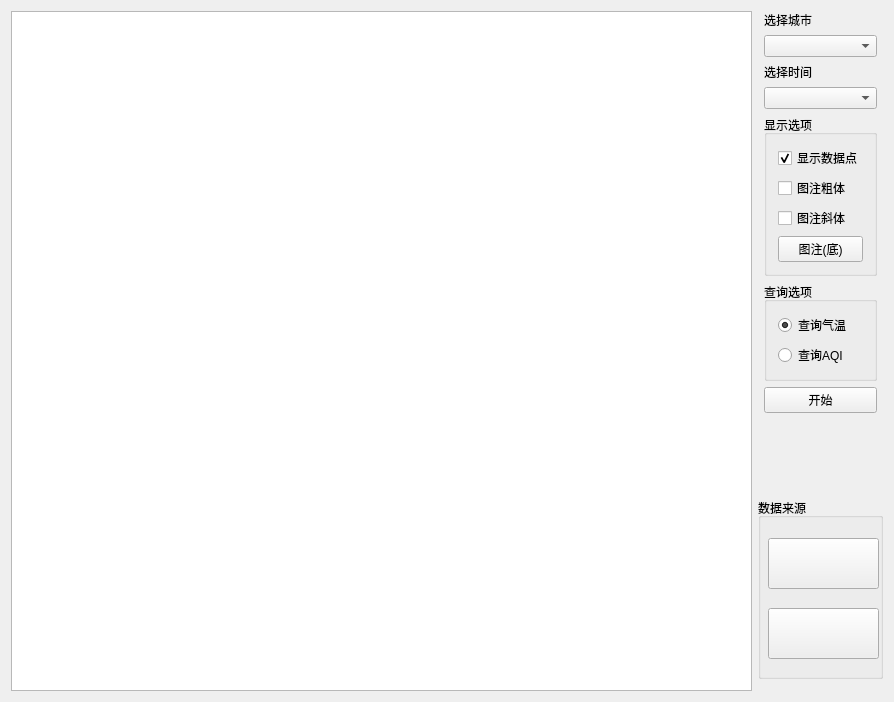
<?xml version="1.0" encoding="UTF-8"?>
<ui version="4.0">
 <class>mainWidget</class>
 <widget class="QWidget" name="mainWidget">
  <property name="geometry">
   <rect>
    <x>0</x>
    <y>0</y>
    <width>894</width>
    <height>702</height>
   </rect>
  </property>
  <property name="windowTitle">
   <string>实验三 网络数据获取与显示</string>
  </property>
  <layout class="QGridLayout" name="gridLayout_2">
   <item row="7" column="3">
    <spacer name="verticalSpacer">
     <property name="orientation">
      <enum>Qt::Vertical</enum>
     </property>
     <property name="sizeType">
      <enum>QSizePolicy::Expanding</enum>
     </property>
     <property name="sizeHint" stdset="0">
      <size>
       <width>1</width>
       <height>0</height>
      </size>
     </property>
    </spacer>
   </item>
   <item row="1" column="3">
    <widget class="QComboBox" name="comboCity"/>
   </item>
   <item row="6" column="3">
    <widget class="QPushButton" name="btnStart">
     <property name="sizePolicy">
      <sizepolicy hsizetype="Preferred" vsizetype="Fixed">
       <horstretch>0</horstretch>
       <verstretch>0</verstretch>
      </sizepolicy>
     </property>
     <property name="text">
      <string>开始</string>
     </property>
    </widget>
   </item>
   <item row="2" column="3">
    <widget class="QLabel" name="date">
     <property name="text">
      <string>选择时间</string>
     </property>
    </widget>
   </item>
   <item row="0" column="0" rowspan="11">
    <widget class="QtCharts::QChartView" name="chartview"/>
   </item>
   <item row="0" column="3">
    <widget class="QLabel" name="city">
     <property name="text">
      <string>选择城市</string>
     </property>
    </widget>
   </item>
   <item row="3" column="3">
    <widget class="QComboBox" name="comboMonth"/>
   </item>
   <item row="4" column="3">
    <widget class="QGroupBox" name="groupBox">
     <property name="title">
      <string>显示选项 </string>
     </property>
     <layout class="QVBoxLayout" name="verticalLayout_2">
      <item>
       <widget class="QCheckBox" name="cbShowPoint">
        <property name="text">
         <string>显示数据点</string>
        </property>
        <property name="checked">
         <bool>true</bool>
        </property>
       </widget>
      </item>
      <item>
       <widget class="QCheckBox" name="cbLegendBold">
        <property name="text">
         <string>图注粗体</string>
        </property>
       </widget>
      </item>
      <item>
       <widget class="QCheckBox" name="cbLegendItalic">
        <property name="text">
         <string>图注斜体</string>
        </property>
       </widget>
      </item>
      <item>
       <widget class="QPushButton" name="btnLegendAlign">
        <property name="text">
         <string>图注(底)</string>
        </property>
       </widget>
      </item>
     </layout>
    </widget>
   </item>
   <item row="5" column="3">
    <widget class="QGroupBox" name="groupBox_2">
     <property name="title">
      <string>查询选项</string>
     </property>
     <layout class="QGridLayout" name="gridLayout">
      <item row="1" column="0">
       <widget class="QRadioButton" name="btnAQI">
        <property name="acceptDrops">
         <bool>false</bool>
        </property>
        <property name="text">
         <string>查询AQI</string>
        </property>
        <property name="checked">
         <bool>false</bool>
        </property>
       </widget>
      </item>
      <item row="0" column="0">
       <widget class="QRadioButton" name="btnWeather">
        <property name="text">
         <string>查询气温</string>
        </property>
        <property name="checked">
         <bool>true</bool>
        </property>
       </widget>
      </item>
     </layout>
    </widget>
   </item>
   <item row="8" column="2" colspan="3">
    <widget class="QGroupBox" name="groupBox_3">
     <property name="minimumSize">
      <size>
       <width>115</width>
       <height>181</height>
      </size>
     </property>
     <property name="maximumSize">
      <size>
       <width>16777213</width>
       <height>16777215</height>
      </size>
     </property>
     <property name="title">
      <string>数据来源</string>
     </property>
     <widget class="QPushButton" name="pushButton">
      <property name="geometry">
       <rect>
        <x>10</x>
        <y>40</y>
        <width>111</width>
        <height>51</height>
       </rect>
      </property>
      <property name="minimumSize">
       <size>
        <width>111</width>
        <height>51</height>
       </size>
      </property>
      <property name="maximumSize">
       <size>
        <width>111</width>
        <height>51</height>
       </size>
      </property>
      <property name="styleSheet">
       <string notr="true">border-image: url(:/new/prefix1/docs/images/logo_210.gif);</string>
      </property>
      <property name="text">
       <string/>
      </property>
     </widget>
     <widget class="QPushButton" name="pushButton_2">
      <property name="geometry">
       <rect>
        <x>10</x>
        <y>110</y>
        <width>111</width>
        <height>51</height>
       </rect>
      </property>
      <property name="minimumSize">
       <size>
        <width>111</width>
        <height>51</height>
       </size>
      </property>
      <property name="maximumSize">
       <size>
        <width>111</width>
        <height>51</height>
       </size>
      </property>
      <property name="styleSheet">
       <string notr="true">border-image: url(:/new/prefix1/docs/images/tianqihoubao.jpg);</string>
      </property>
      <property name="text">
       <string/>
      </property>
     </widget>
    </widget>
   </item>
  </layout>
 </widget>
 <layoutdefault spacing="6" margin="11"/>
 <customwidgets>
  <customwidget>
   <class>QtCharts::QChartView</class>
   <extends>QGraphicsView</extends>
   <header location="global">QtCharts/QChartView&gt;
#include &lt;QtCharts/chartsnamespace.h</header>
  </customwidget>
 </customwidgets>
 <resources/>
 <connections/>
</ui>
